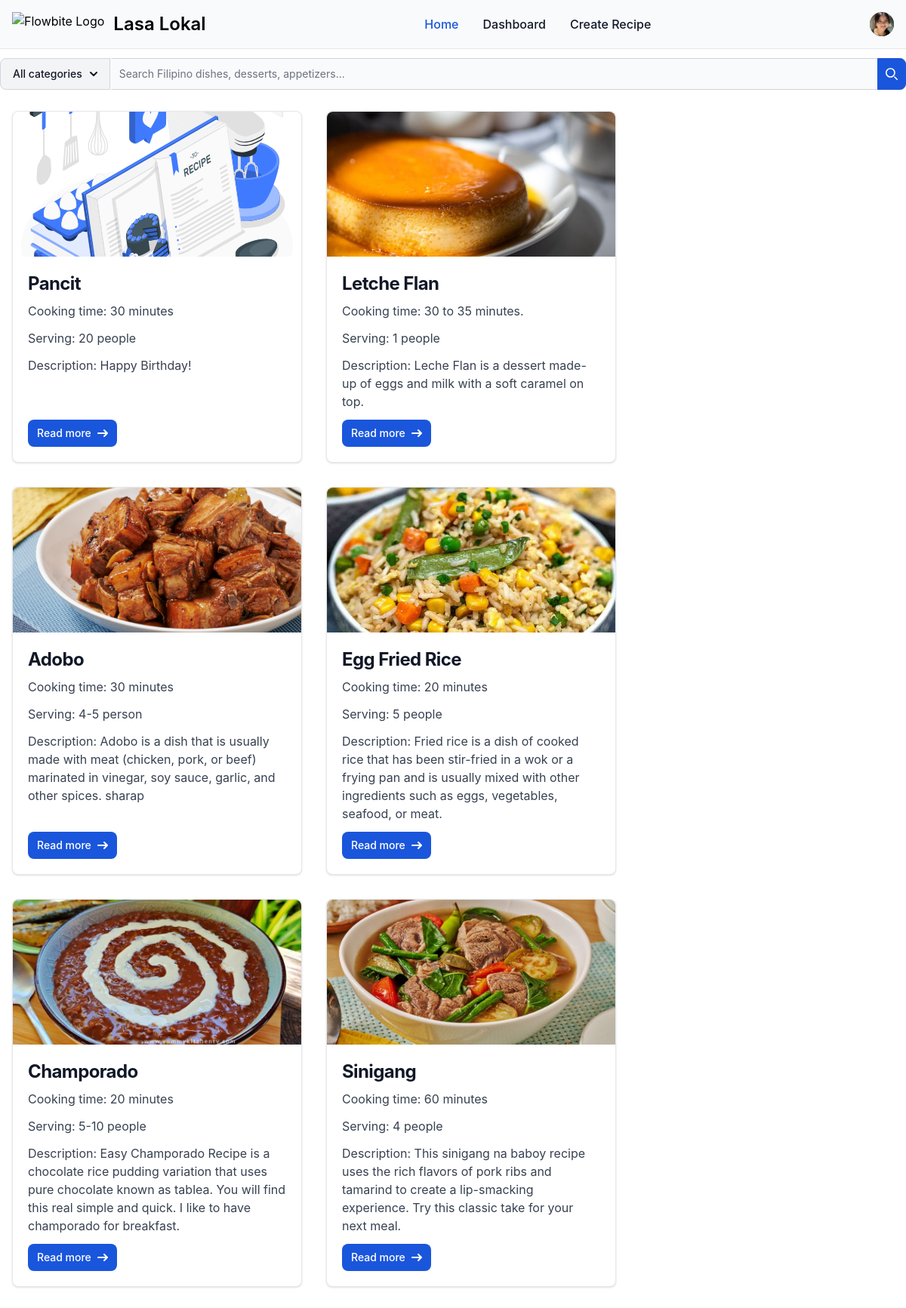
The app's page /recipe/ (signed in) with its own data.
### user_profile/models.py (models this page shows, shortened)
class Profile(models.Model):
    MALE = 'M'
    FEMALE = 'F'
    OTHERS = 'O'
    GENDER_CHOICES = [
        (MALE, 'Male'),
        (FEMALE, 'Female'),
        (OTHERS, 'Others'),
    ]
    user = models.OneToOneField(User, on_delete=models.CASCADE)
    image = models.ImageField(upload_to='profile_images', default='default_profile_image.jpg')
    gender = models.CharField(max_length = 20, choices = GENDER_CHOICES, default=OTHERS)

### recipe/models.py (models this page shows, shortened)
class Recipe(models.Model):
    category = models.ForeignKey(Category, on_delete=models.CASCADE, related_name="category")
    created_by = models.ForeignKey(User, on_delete=models.CASCADE, related_name="created_by")
    name = models.CharField(max_length=100)
    image = models.ImageField(upload_to='recipe_images', default='default_recipe_image.svg', blank=True, null=True)
    description = models.TextField()
    cook_time = models.CharField(max_length=100)
    serving = models.CharField(max_length=100)
    created_at = models.DateTimeField(auto_now_add=True)
    updated_at = models.DateTimeField(auto_now_add=True)

### recipe/views.py (the view)
# urls.py: path('', views.view_recipes, name='view_recipes'),
@login_required
def view_recipes(request):
    query = request.GET.get('query', '')
    category_id = request.GET.get('category', 0)
    categories = Category.objects.all()
    recipes = Recipe.objects.all()
    if category_id:
        recipes = recipes.filter(category_id=category_id)
    if query:
        recipes = recipes.filter(Q(name__icontains=query) | Q(description__icontains=query))
    return render(request, 'recipe/view_recipes.html', {
        'title': 'Recipes',
        'recipes': recipes,
        'categories': categories,
    })

### recipe/templates/recipe/view_recipes.html (shortened to what this page needs)
{% extends 'main/base.html' %}
{% load static %}
{% block content %}
<div class = "max-w-screen-xl mx-auto my-3">
    <div>
        <form method="get" action="{% url 'recipe:view_recipes' %}">
            <div class="flex">
                <button id="dropdown-button" data-dropdown-toggle="dropdown" class="flex-shrink-0 z-10 inline-flex items-center py-2.5 px-4 text-sm font-medium text-center text-gray-900 bg-gray-100 border border-gray-300 rounded-s-lg hover:bg-gray-200 focus:ring-4 focus:outline-none focus:ring-gray-100 dark:bg-gray-700 dark:hover:bg-gray-600 dark:focus:ring-gray-700 dark:text-white dark:border-gray-600" type="button">All categories <svg class="w-2.5 h-2.5 ms-2.5" aria-hidden="true" xmlns="http://www.w3.org/2000/svg" fill="none" viewBox="0 0 10 6">
            <path stroke="currentColor" stroke-linecap="round" stroke-linejoin="round" stroke-width="2" d="m1 1 4 4 4-4"/>
                </svg></button>
                <div class="relative w-full">
                    <input type="search" name="query" value="{{ query }}" id="search-dropdown" class="block p-2.5 w-full z-20 text-sm text-gray-900 bg-gray-50 rounded-e-lg border-s-gray-50 border-s-2 border border-gray-300 focus:ring-blue-500 focus:border-blue-500 dark:bg-gray-700 dark:border-s-gray-700  dark:border-gray-600 dark:placeholder-gray-400 dark:text-white dark:focus:border-blue-500" placeholder="Search Filipino dishes, desserts, appetizers..." required />
                    <button type="submit" class="absolute top-0 end-0 p-2.5 text-sm font-medium h-full text-white bg-blue-700 rounded-e-lg border border-blue-700 hover:bg-blue-800 focus:ring-4 focus:outline-none focus:ring-blue-300 dark:bg-blue-600 dark:hover:bg-blue-700 dark:focus:ring-blue-800">
                        <svg class="w-4 h-4" aria-hidden="true" xmlns="http://www.w3.org/2000/svg" fill="none" viewBox="0 0 20 20">
                            <path stroke="currentColor" stroke-linecap="round" stroke-linejoin="round" stroke-width="2" d="m19 19-4-4m0-7A7 7 0 1 1 1 8a7 7 0 0 1 14 0Z"/>
                        </svg>
                    </button>
                </div>
            </div>
        </form>
    </div>
    <div class="mt-3">
        {% if recipes %}
        <div class="flex flex-wrap">
            {% for recipe in recipes %}
                <div class="w-full max-w-sm m-4 bg-white border border-gray-200 rounded-lg shadow dark:bg-gray-800 dark:border-gray-700 flex flex-col">
                    <a href="{% url 'recipe:view_recipe_detail' recipe_primary_key=recipe.id %}">
                        <img class="w-full h-48 object-cover rounded-t-lg" src="{{ recipe.image.url }}" alt="" />
                    </a>
                    <div class="p-5 flex flex-col h-full">
                        <div class="flex-1">
                            <a href="#">
                                <h5 class="mb-2 text-2xl font-bold tracking-tight text-gray-900 dark:text-white">{{ recipe.name }}</h5>
                            </a>
                            <p class="mb-3 font-normal text-gray-700 dark:text-gray-400">Cooking time: {{ recipe.cook_time }}</p>
                            <p class="mb-3 font-normal text-gray-700 dark:text-gray-400">Serving: {{ recipe.serving }}</p>
                            <p class="mb-3 font-normal text-gray-700 dark:text-gray-400">Description: {{ recipe.description }}</p>
                        </div>
                        <div class="mt-auto">
                            <a href="{% url 'recipe:view_recipe_detail' recipe_primary_key=recipe.id %}" class="inline-flex items-center px-3 py-2 text-sm font-medium text-center text-white bg-blue-700 rounded-lg hover:bg-blue-800 focus:ring-4 focus:outline-none focus:ring-blue-300 dark:bg-blue-600 dark:hover:bg-blue-700 dark:focus:ring-blue-800">
                                Read more
                                <svg class="rtl:rotate-180 w-3.5 h-3.5 ms-2" aria-hidden="true" xmlns="http://www.w3.org/2000/svg" fill="none" viewBox="0 0 14 10">
                                    <path stroke="currentColor" stroke-linecap="round" stroke-linejoin="round" stroke-width="2" d="M1 5h12m0 0L9 1m4 4L9 9"/>
                                </svg>
                            </a>
                        </div>
                    </div>
                </div>
            {% endfor %}
        </div>
        {% endif %}
    </div>
</div>
{% endblock %}

### main/templates/main/base.html (shortened to what this page needs)
<!DOCTYPE html>
<html lang="en">
<head>
    <link href="https://cdn.jsdelivr.net/npm/flowbite@2.5.2/dist/flowbite.min.css" rel="stylesheet" />
</head>
<body>
    {% if request.user.is_authenticated %}
      <nav class="border-gray-200 bg-gray-50 dark:bg-gray-800 dark:border-gray-700">
        <div class="max-w-screen-xl flex flex-wrap items-center justify-between mx-auto p-4">
        <a href="{% url 'recipe:view_recipes' %}" class="flex items-center space-x-3 rtl:space-x-reverse">
            <img src="https://flowbite.com/docs/images/logo.svg" class="h-8" alt="Flowbite Logo" />
            <span class="self-center text-2xl font-semibold whitespace-nowrap dark:text-white">Lasa Lokal</span>
        </a>
        <div class="flex items-center md:order-2 space-x-3 md:space-x-0 rtl:space-x-reverse">
            <button type="button" class="flex text-sm bg-gray-800 rounded-full md:me-0 focus:ring-4 focus:ring-gray-300 dark:focus:ring-gray-600" id="user-menu-button" aria-expanded="false" data-dropdown-toggle="user-dropdown" data-dropdown-placement="bottom">
              <img class="w-8 h-8 rounded-full" src="{{ request.user.profile.image.url }}" alt="{{ request.user.first_name }} {{ request.user.last_name }} photo">
            </button>
        </div>
        <div class="items-center justify-between hidden w-full md:flex md:w-auto md:order-1" id="navbar-user">
          <ul class="flex flex-col font-medium mt-4 rounded-lg bg-gray-50 md:space-x-8 rtl:space-x-reverse md:flex-row md:mt-0 md:border-0 md:bg-transparent dark:bg-gray-800 md:dark:bg-transparent dark:border-gray-700">
            <li>
              <a href="{% url 'recipe:view_recipes' %}" class="block py-2 px-3 md:p-0 text-white bg-blue-700 rounded md:bg-transparent md:text-blue-700 md:dark:text-blue-500 dark:bg-blue-600 md:dark:bg-transparent" aria-current="page">Home</a>
            </li>
            <li>
              <a href="{% url 'recipe:view_user_recipes' %}" class="block py-2 px-3 md:p-0 text-gray-900 rounded hover:bg-gray-100 md:hover:bg-transparent md:border-0 md:hover:text-blue-700 dark:text-white md:dark:hover:text-blue-500 dark:hover:bg-gray-700 dark:hover:text-white md:dark:hover:bg-transparent">Dashboard</a>
            </li>
            <li>
              <a href="{% url 'recipe:create_recipe' %}" class="block py-2 px-3 md:p-0 text-gray-900 rounded hover:bg-gray-100 md:hover:bg-transparent md:border-0 md:hover:text-blue-700 dark:text-white md:dark:hover:text-blue-500 dark:hover:bg-gray-700 dark:hover:text-white md:dark:hover:bg-transparent">Create Recipe</a>
            </li>
          </ul>
        </div>
        </div>
      </nav>
      <div class="w-full border-b border-gray-200 dark:border-gray-700"></div>
      {% endif %}
      {% block content %}
      {% endblock %}
</body>
</html>

### records on screen
Recipe: image (placeholder picture), name "Pancit", cook_time "30 minutes", serving "20 people", description "Happy Birthday!"
Recipe: image (picture), name "Letche Flan", cook_time "30 to 35 minutes.", serving "1 people", description "Leche Flan is a dessert made-up of eggs and milk with a soft caramel on top."
Recipe: image (picture), name "Adobo", cook_time "30 minutes", serving "4-5 person", description "Adobo is a dish that is usually made with meat (chicken, pork, or beef) marinated in vinegar, soy sauce, garlic, and other spices. sharap"
Recipe: image (picture), name "Egg Fried Rice", cook_time "20 minutes", serving "5 people", description "Fried rice is a dish of cooked rice that has been stir-fried in a wok or a frying pan and is usually mixed with other ingredients such as eggs, vegetables, seafood, or meat."
Recipe: image (picture), name "Champorado", cook_time "20 minutes", serving "5-10 people", description "Easy Champorado Recipe is a chocolate rice pudding variation that uses pure chocolate known as tablea. You will find this real simple and quick. I like to have champorado for breakfast."
Recipe: image (picture), name "Sinigang", cook_time "60 minutes", serving "4 people", description "This sinigang na baboy recipe uses the rich flavors of pork ribs and tamarind to create a lip-smacking experience. Try this classic take for your next meal."
